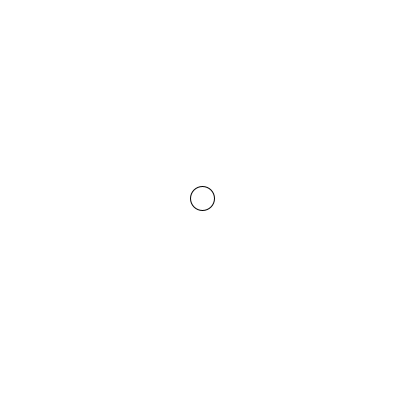
Frame 1 (no input)
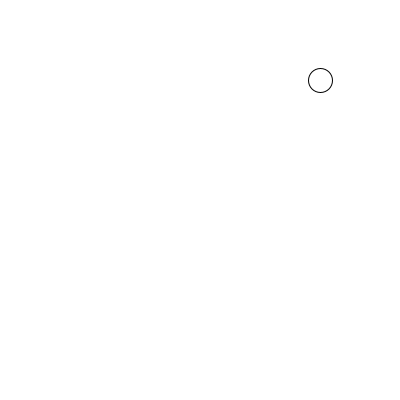
Frame 60 (the mouse pressed at the canvas centre just before this capture)
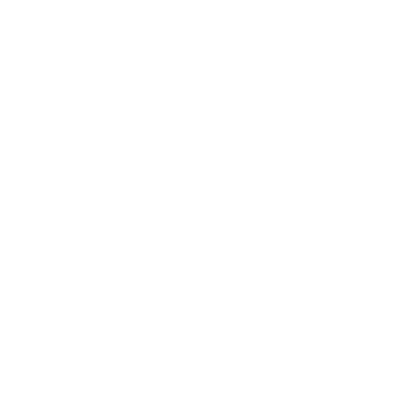
Frame 120 (the mouse held since frame 60 and released just before this capture)

The Processing sketch that drew these frames (run headless with seeded random() and noise(); from frame 60 on, the mouse is pressed at the canvas centre):

// Processing sketch: PVectorBasics
// ── PVectorBasics.pde
//simple vector addition

PVector v1, v2;

void setup() {
  size (400, 400);

  v1 = new PVector(width/2,height/2);
  v2 = new PVector(2, -2); 
}

void draw() {
  background (255);
  //add vector 2 to vector 1
  v1.add(v2);
  ellipse(v1.x, v1.y, 24, 24);
}
